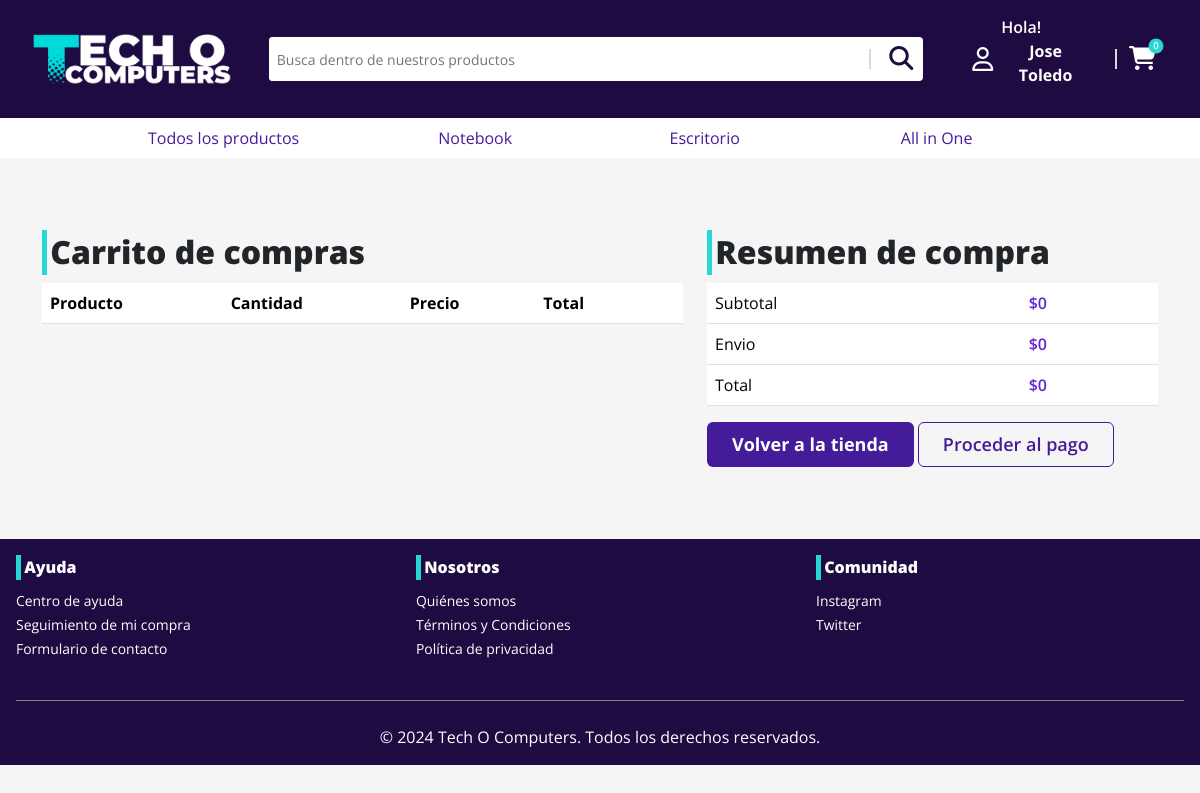
/cart/ (signed in), run on an earlier commit of the app's database.
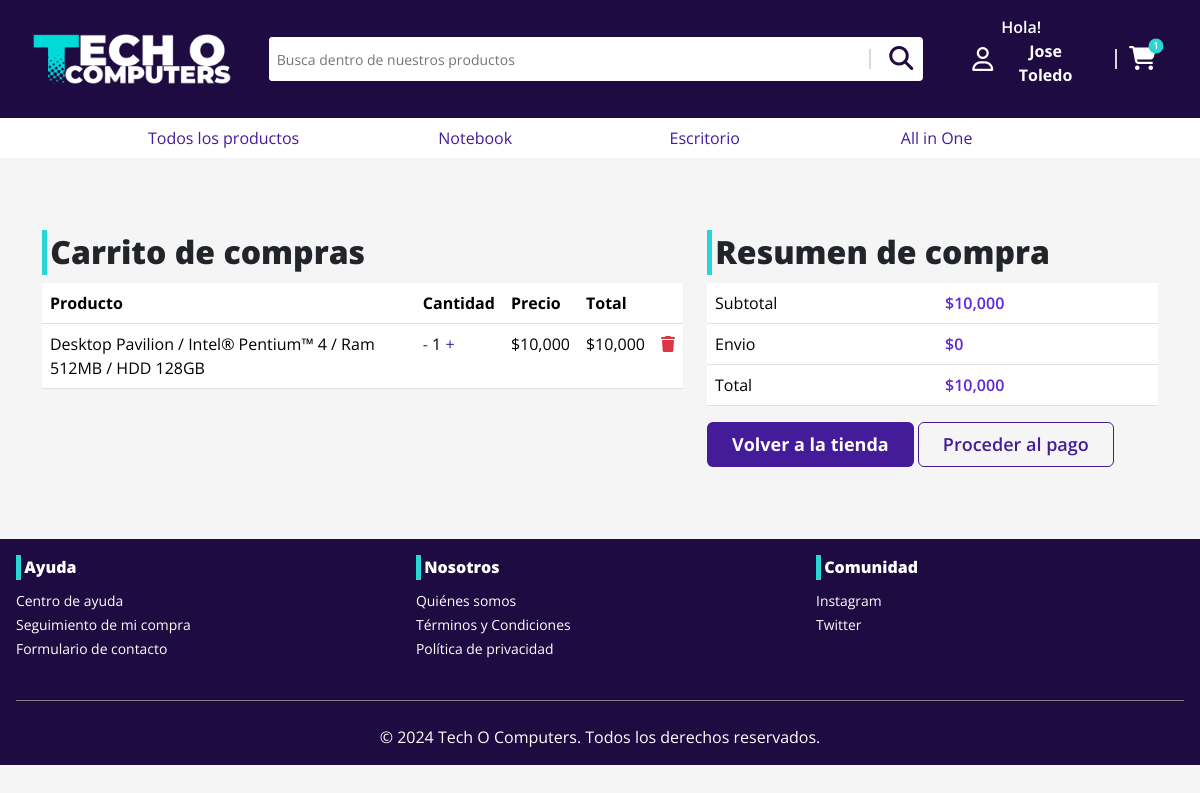
And on a later commit of the database.
### auth_user/models.py (models this page shows, shortened)
class User(AbstractBaseUser, PermissionsMixin):
    email = models.EmailField(unique=True)
    rut = models.CharField(max_length=12, unique=True, primary_key=True, verbose_name='RUT')
    first_name = models.CharField(max_length=30)
    last_name = models.CharField(max_length=30)
    is_staff = models.BooleanField(default=False)
    is_active = models.BooleanField(default=True)
    is_superuser = models.BooleanField(default=False)
    objects = CustomUserManager()
    USERNAME_FIELD = 'email'
    EMAIL_FIELD = 'email'
    REQUIRED_FIELDS = []
    class Meta:
        verbose_name = 'User'
        verbose_name_plural = 'Users'

### store/models.py (models this page shows, shortened)
class Recipe(models.Model):
    id = models.UUIDField(primary_key=True, default=uuid.uuid4, editable=False)
    client = models.ForeignKey(User, on_delete=models.CASCADE)
    created_at = models.DateTimeField(auto_now_add=True)
    complete = models.BooleanField(default=False)
    transaction_id = models.CharField(max_length=100, null=True)
    @property
    def get_cart_total(self):
        recipeDetails = self.recipedetails_set.all()
        total = sum([item.product.price * item.quantity for item in recipeDetails])
        return total
    @property
    def get_cart_items(self):
        recipeDetails = self.recipedetails_set.all()
        total = sum([item.quantity for item in recipeDetails])
        return total

class RecipeDetails(models.Model):
    recipe = models.ForeignKey(Recipe, on_delete=models.CASCADE)
    product = models.ForeignKey(Product, on_delete=models.CASCADE, null=True, blank=True)
    quantity = models.IntegerField(default=0)
    @property
    def get_total(self):
        total = self.product.price * self.quantity
        return total

class Product(models.Model):
    id = models.UUIDField(primary_key=True, default=uuid.uuid4, editable=False)
    name = models.CharField(max_length=100)
    price = models.IntegerField(default=0)
    description = models.TextField()
    ram = models.ManyToManyField(Ram)
    brand = models.ForeignKey(Brand, on_delete=models.SET_NULL, null=True, blank=True)
    storage = models.ManyToManyField(Storage)
    processor = models.ForeignKey(Processor, on_delete=models.SET_NULL, null=True, blank=True)
    graphicscard = models.ForeignKey(GraphicCard, on_delete=models.SET_NULL, null=True, blank=True)
    created_at = models.DateTimeField(auto_now_add=True)
    stock = models.IntegerField(default=0)
    image = models.ImageField(upload_to='static/products', null=True, blank=True)
    @property
    def getImage(self):
        try:
            return self.image.url
        except:
            return ""

### store/views.py (the view)
# urls.py: path('cart/', views.cart, name='cart'),
@login_required
def cart(request):
    data = cart_data(request)
    items = data['items']
    recipe = data['recipe']
    context = { "items": items, "recipe": recipe}
    return render(request, 'store/cart.html', context)

### store/views.py (called while the page is built)
def cart_data(request):
    if request.user.is_authenticated:
        recipe, created = Recipe.objects.get_or_create(client=request.user, complete=False)
        items = recipe.recipedetails_set.all()
        cartItems = recipe.get_cart_items
    else:
        items = []
        recipe = {'get_cart_total':0, 'get_cart_items':0}
        cartItems = recipe['get_cart_items']
    return {'cartItems': cartItems, 'items': items, 'recipe': recipe}

### store/templates/store/cart.html
{% extends "core/template.html" %}
{% load static %}
{% load humanize %}
{% block content %}
<div class="container py-4 mt-4 mb-4">
    <div class="row my-4">
        <div class="col-md-7 col-sm-12">
            <h2 class="footer-header">Carrito de compras</h2>
            <table class="table">
                <thead>
                    <tr>
                        <th>Producto</th>
                        <th>Cantidad</th>
                        <th>Precio</th>
                        <th>Total</th>
                        <th></th>
                    </tr>
                </thead>
                <tbody>
                    {% for item in items %}
                    <tr>
                        <td>{{item.product.name}}</td>
                        <td>
                            <a class="update-cart text-decoration-none color-primary" style="cursor: pointer;" data-product="{{item.product.id}}" data-action="remove">-</a>
                            {{item.quantity}}
                            <a class="update-cart text-decoration-none color-primary" style="cursor: pointer;" data-product="{{item.product.id}}" data-action="add">+</a>
                        </td>
                        <td>${{item.product.price | intcomma}}</td>
                        <td>${{item.get_total | intcomma}}</td>
                        <td>
                            <a class="update-cart text-decoration-none color-primary" style="cursor: pointer;" data-product="{{item.product.id}}" data-action="delete">
                                <i class="fa-solid fa-trash fs-6 text-danger"></i>
                            </a>
                        </td>
                    </tr>
                    {% endfor %}
                </tbody>
            </table>
        </div>
        <div class="col-md-5">
            <h2 class="footer-header">Resumen de compra</h2>
            <table class="table">
                <tr>
                    <td>Subtotal</td>
                    <td class="color-secondary fw-semibold">${{recipe.get_cart_total | intcomma}}</td>
                </tr>
                <tr>
                    <td>Envio</td>
                    <td class="color-secondary fw-semibold">$0</td>
                </tr>
                <tr>
                    <td>Total</td>
                    <td class="color-secondary fw-semibold">${{recipe.get_cart_total | intcomma}}</td>
                </tr>
            </table>
            <div class="">
                <a href="{% url 'store' %}" class="btn btn-back px-4">Volver a la tienda</a>
                <a href="{% url 'shipping' %}" class="btn btn-border px-4">Proceder al pago</a>
            </div>
        </div>
    </div>
</div>
{% endblock content%}

### core/templates/core/template.html (shortened to what this page needs)
{% load static %} {% load humanize %}
<!DOCTYPE html>
<html lang="en">
  <head>
    <link
      rel="stylesheet"
      href="https://cdn.jsdelivr.net/npm/bootstrap@5.3.3/dist/css/bootstrap.min.css"
    />
    <link
      rel="stylesheet"
      href="https://cdnjs.cloudflare.com/ajax/libs/font-awesome/6.5.2/css/all.min.css"
    />
    <link rel="stylesheet" href="{%static 'css/global.css'%}" />
  </head>
  <body class="overflow-x-hidden">
    <nav class="navbar back-primary">
      <div class="navbar-dist">
        <a class="navbar-brand" href="{% url 'index' %}">
          <img
            src="{% static 'src/logo.webp'%}"
            alt="Logo"
            width="200"
            height="auto"
            class="d-inline-block align-text-top"
          />
        </a>
        <div class="container-fuild">
          <form
            class="d-flex bg-white rounded-1 pl-1 pe-1 me-2 searchForm"
            role="search"
            action="{% url 'store'%}"
          >
            <input
              class="form-control-sm w-100 outline-0 border-0"
              type="search"
              name="search"
              autocomplete="off"
              placeholder="Busca dentro de nuestros productos"
              aria-label="Search"
            />
            <span class="divider"></span>
            <button class="bg-transparent border-0">
              <i class="fa-solid fa-magnifying-glass"></i>
            </button>
          </form>
        </div>
        <div class="" id="navbarNav">
          <div
            class="container-fluid d-flex flex-row navbar-responsive-icons align-items-center"
          >
            {% if not user.is_authenticated %}
            <a
              href="{% url 'login'%}"
              class="d-flex flex-row align-items-center text-decoration-none gap-2"
            >
              <i class="fa-regular fa-user text-white"></i>
              <div class="text-white user-navbar">
                <p class="fw-semibold mb-0">Hola!</p>
                <p class="fw-bold">Inicia Sesión</p>
              </div>
            </a>
              {% else %}
              <div class="dropdown">
                <button
                  class="btn bg-transparent d-flex flex-row align-items-center justify-content-start gap-2"
                  type="button"
                  data-bs-toggle="dropdown"
                  aria-expanded="false"
                >
                  <i class="fa-regular fa-user text-white"></i>
                  <div class="text-white user-navbar">
                    <p class="fw-semibold mb-0" style="text-align: start;">Hola!</p>
                    <p class="fw-bold">
                      {{user.first_name | title}} {{user.last_name | title}}
                    </p>
                  </div>
                </button>
              </div>
              {% endif %}
            <span class="divider"></span>
            <a
              data-bs-toggle="offcanvas"
              data-bs-target="#offcanvasRight"
              aria-controls="offcanvasRight"
            >
              <i class="fa-solid fa-cart-shopping text-white cart-icon">
                <span class="cart-quantity">{{recipe.get_cart_items}}</span>
              </i>
            </a>
          </div>
        </div>
      </div>
    </nav>
    <nav
      class="navbar bg-white color-primary justify-content-center"
      id="productNav"
    >
      <div class="product-nav-dist">
        <ul>
          <li>
            <a href="{% url 'store'%}">Todos los productos</a>
          </li>
          <li></li>
          <li>
            <a href="{% url 'store'%}?type=notebooks">Notebook</a>
          </li>
          <li>
            <a href="{% url 'store'%}?type=desktop">Escritorio</a>
          </li>
          <li>
            <a href="{% url 'store'%}?type=all-in-one">All in One</a>
          </li>
        </ul>
      </div>
    </nav>
    <div id="content" style="display: none;">
      {% block content %} {% endblock content %}
    </div>
    <footer class="back-primary">
      <div class="footer-container">
        <div class="w-full footer text-white">
          <div class="d-flex flex-column">
            <h6 class="footer-header">Ayuda</h6>
            <ul class="footer-list">
              <li>
                <a href="{% url 'helpcenter' %}">Centro de ayuda</a>
              </li>
              <li>
                <a href="{% url 'tracking' %}">Seguimiento de mi compra</a>
              </li>
              <li>
                <a href="{% url 'contactform' %}">Formulario de contacto</a>
              </li>
            </ul>
          </div>
          <div class="d-flex flex-column">
            <h6 class="footer-header">Nosotros</h6>
            <ul class="footer-list">
              <li>
                <a href="{% url 'whoweare' %}">Quiénes somos</a>
              </li>
              <li>
                <a href="{% url 'terms' %}">Términos y Condiciones</a>
              </li>
              <li>
                <a href="{% url 'ppolicy' %}">Política de privacidad</a>
              </li>
            </ul>
          </div>
          <div class="d-flex flex-column">
            <h6 class="footer-header">Comunidad</h6>
            <ul class="footer-list">
              <li>
                <a
                  href="https://www.youtube.com/watch?v=dQw4w9WgXcQ"
                  target="_blank"
                  >Instagram</a
                >
              </li>
              <li>
                <a
                  href="https://www.youtube.com/watch?v=YBS8rJvxnKo"
                  target="_blank"
                  >Twitter</a
                >
              </li>
            </ul>
          </div>
        </div>
        <span class="footer-divider"></span>
        <div>
          <p class="text-center text-white">
            &copy; 2024 Tech O Computers. Todos los derechos reservados.
          </p>
        </div>
      </div>
    </footer>
  </body>
</html>

### static/css/global.css (style rules this page uses)
* { font-family: "Open Sans", sans-serif; scroll-behavior: smooth; }
body, #body { background-color: #f5f5f5; }
.color-secondary { color: #6226d9 !important; }
.color-primary { color: #441b9b !important; }
.back-primary { background-color: #1d0b41; }
.fa-solid, .fa-regular { font-size: 1.5rem; color: #1d0b41; }
.navbar-dist { display: grid; grid-template-columns: 1fr 3fr 1fr; gap: 0 16px; justify-content: center; padding: 0; align-items: center; width: 100%; z-index: 4; padding: 0 2rem; }
.btn-border { border: 1px solid #441b98; color: #441b98; padding: 0.5rem 0; font-size: large; font-weight: 550; }
.btn-back { background-color: #441b98; color: white; padding: 0.5rem 0; font-size: large; font-weight: 700; }
.divider { border-left: 2px solid #d9d9d9; display: grid; height: 20px; width: 1px; margin-bottom: 12px; margin-right: 12px; margin-left: 12px; margin-top: 12px; }
.product-nav-dist ul { list-style: none; padding: 0; display: grid; margin: auto; grid-template-columns: 1fr 0.2fr 1fr 1fr 1fr; gap: 0 16px; }
#productNav ul li { padding: 0; margin: 0; width: 100%; }
.footer-header { border-left: 5px solid #29d6d6; padding: 0.2rem; font-weight: 800; }
.footer { display: grid; gap: 32px; grid-template-columns: repeat(auto-fit, minmax(230px, 1fr)); overflow: hidden; padding: 16px; }
.footer-list { list-style: none; padding: 0; margin: 0; text-align: start; }
.footer-list li a { color: white; font-weight: 400; transition: all 5s ease-in-out; cursor: pointer; text-decoration: none; font-size: 0.871rem; line-height: 135%; }
.footer-divider { display: block; border: hidden; border-bottom: 0.5px solid #808080; margin: 24px 16px; }
.footer-container { max-width: 1280px; overflow: hidden; width: 100%; margin: auto; }
.fa-cart-shopping { cursor: pointer; }
.cart-icon { position: relative; }
.cart-icon::after { content: ""; width: 15px; height: 15px; background-color: #29d6d6; border-radius: 50%; position: absolute; top: 0; right: 0; transform: translate(50%, -50%); }
.cart-quantity { position: absolute; top: 0; right: 0; transform: translate(50%, -50%); color: white; font-size: 0.6rem; font-weight: 600; z-index: 1; }

What changed in the data, as far as the page shows it:
no longer on this page (row edited): Recipe: get_cart_items "0", get_cart_total "0"
added Recipe: get_cart_items "1", get_cart_total "10,000"
added RecipeDetails: product.name "Desktop Pavilion / Intel® Pentium™ 4 / Ram 512MB / HDD 128GB", quantity "1", product.price "10,000", get_total "10,000"
